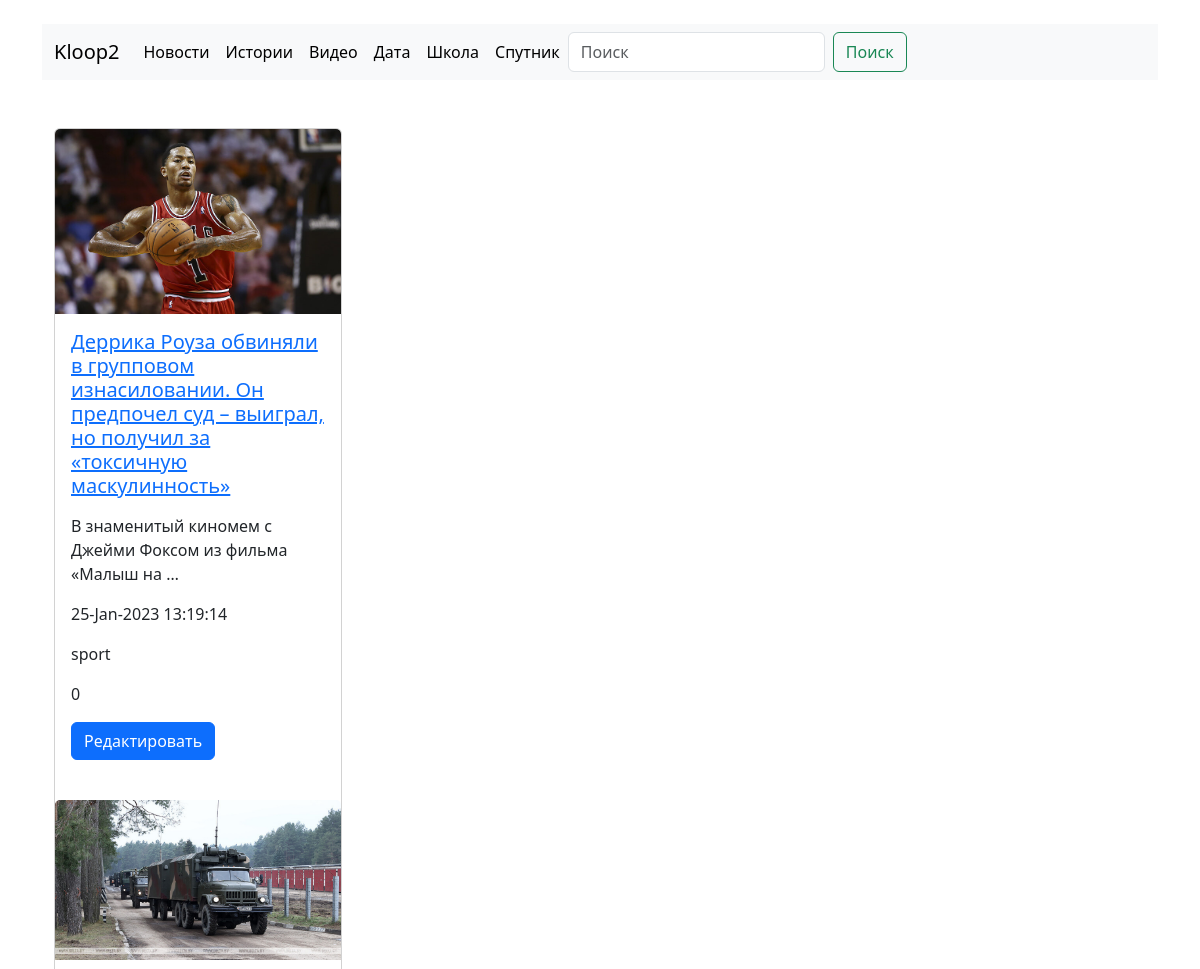
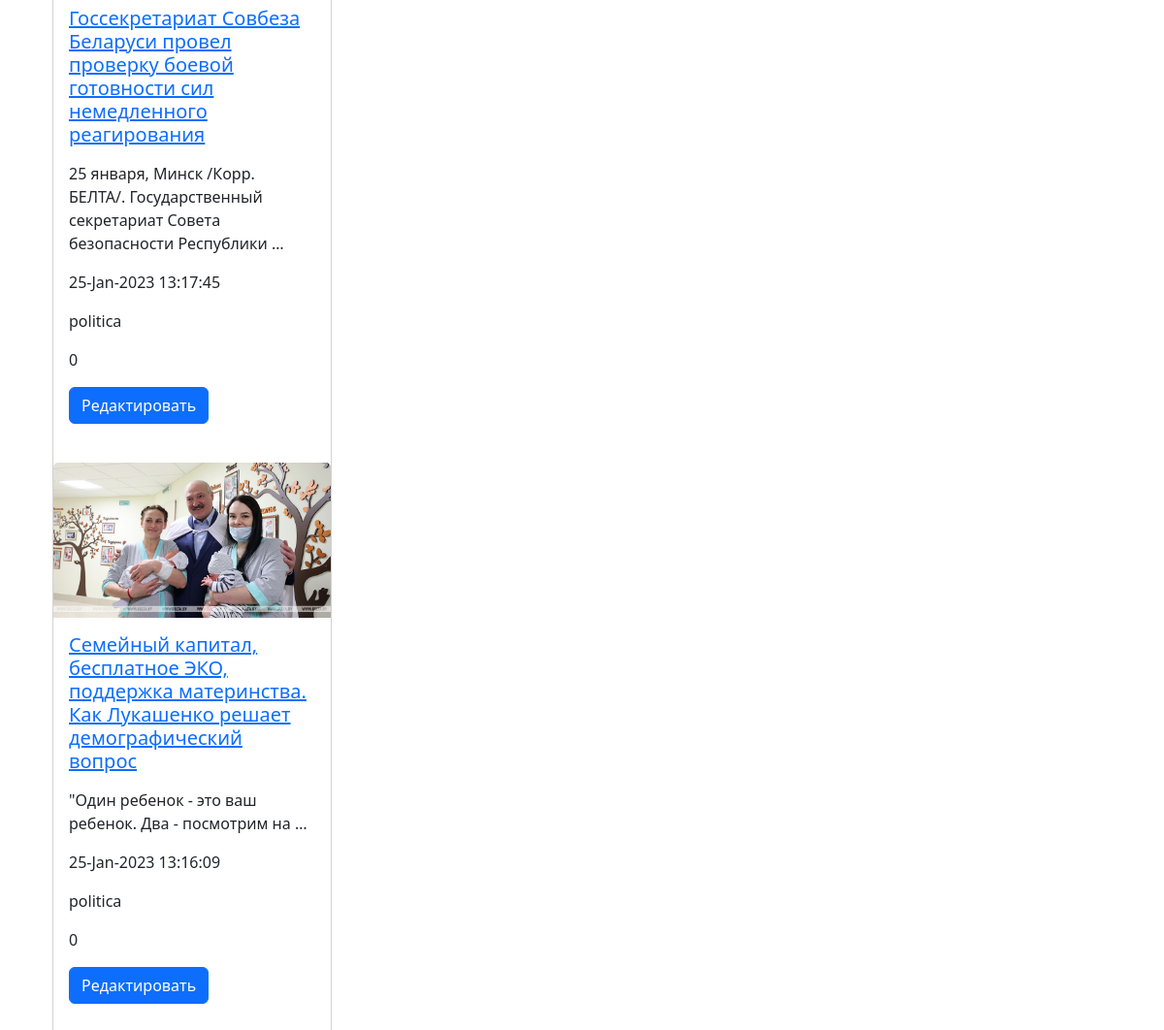
The page / on the database its author committed (2 pictures, top to bottom).
### blog/models.py (models this page shows, shortened)
class News(models.Model):
    class Meta:
        verbose_name = 'Новость'
        verbose_name_plural = 'Новости'
        ordering = ['-created']
    title = models.CharField(max_length=222, verbose_name='Заголовок')
    content = models.TextField(blank=True, verbose_name='Контент')
    created = models.DateTimeField(auto_now_add=True, verbose_name='Дата публикации')
    updated = models.DateTimeField(auto_now=True, verbose_name='Дата обновления')
    image = models.ImageField(upload_to='images/news/%Y/%m/%d/', verbose_name='Фото', blank=True)
    is_published = models.BooleanField(default=True, verbose_name='Опубликовано')
    views = models.IntegerField(default=0, verbose_name='Просмотры')
    category_id = models.ForeignKey('Category', on_delete=models.CASCADE, verbose_name='Категория')
    def get_absolute_url(self):
        return reverse('new_detail', kwargs={'pk': self.pk})

class Category(models.Model):
    class Meta:
        verbose_name = 'Категория'
        verbose_name_plural = 'Категоии'
        ordering = ['title']
    title = models.CharField(max_length=222, db_index=True, verbose_name='Наименование категории')
    def __str__(self):
        return self.title

### blog/views.py (the view)
# urls.py: path('', show_news, name='show_news'),
def show_news(request):
    all_news=News.objects.all()
    return render(request,'blog/show_news.html',{'all_news':all_news})

### blog/templates/blog/show_news.html
{% extends 'blog/base.html' %}
{% block content %}
<div class="container">
    <div class="card" style="width: 18rem;">
    {% for news in all_news %}
    {% if news.image %}
  <img src="{{ news.image.url }}" class="card-img-top" alt="...">
    {% else %}
    <img src="https://imgs.search.brave.com/JJBrb6riQSkLmBRNJLvGzBiaZiQQKgpXtf8AGYkvMU4/rs:fit:691:225:1/g:ce/aHR0cHM6Ly90c2Ux/Lm1tLmJpbmcubmV0/L3RoP2lkPU9JUC42/V1FwSkM1N25ueU93/VGZVb0lNcFJRSGFG/RiZwaWQ9QXBp" alt="" width="200">
    {% endif %}
  <div class="card-body">
      <a href="{{ news.get_absolute_url }}"><h5 class="card-title">{{ news.title }}</h5></a>
    <p class="card-text">{{ news.content|safe|linebreaks|truncatewords:10 }}</p>
    <p class="card-text">{{ news.created|date:"d-M-Y H:i:s" }}</p>
    <p class="card-text">{{ news.category_id }}</p>
    <p class="card-text">{{ news.views }}</p>
      <a href="#" class="btn btn-primary">Редактировать</a>
  </div>
       <br>
    {% endfor %}
</div>
</div>
{% endblock content %}

### blog/templates/blog/base.html (shortened to what this page needs)
<!DOCTYPE html>
<html lang="en">
<head>
    <link href="https://cdn.jsdelivr.net/npm/bootstrap@5.3.0-alpha1/dist/css/bootstrap.min.css" rel="stylesheet">
</head>
<body>
<br>
<div class="container">
    <nav class="navbar navbar-expand-lg bg-body-tertiary">
  <div class="container-fluid">
    <a class="navbar-brand" href="#">Kloop2</a>
    <div class="collapse navbar-collapse" id="navbarSupportedContent">
      <ul class="navbar-nav me-auto mb-2 mb-lg-0">
        <li class="nav-item">
          <a class="nav-link active" aria-current="page" href="#">Новости</a>
        </li>
          <li class="nav-item">
          <a class="nav-link active" aria-current="page" href="#">Истории</a>
        </li>
          <li class="nav-item">
          <a class="nav-link active" aria-current="page" href="#">Видео</a>
        </li>
          <li class="nav-item">
          <a class="nav-link active" aria-current="page" href="#">Дата</a>
        </li>
          <li class="nav-item">
          <a class="nav-link active" aria-current="page" href="#">Школа</a>
        </li>
          <li class="nav-item">
          <a class="nav-link active" aria-current="page" href="#">Спутник</a>
        </li>
      <form class="d-flex" role="search">
        <input class="form-control me-2" type="search" placeholder="Поиск" aria-label="Search">
        <button class="btn btn-outline-success" type="submit">Поиск</button>
      </form>
    </div>
  </div>
</nav>
</div>
<br>
<br>
<div class="container">
    {% block content %}
    {% endblock content %}
</div>
</body>
</html>

### rows shown on the page
News: image (picture), title "Деррика Роуза обвиняли в групповом изнасиловании. Он предпочел суд – выиграл, но получил за «токсичную маскулинность»", content "В знаменитый киномем с Джейми Фоксом из фильма «Малыш на …", created "25-Jan-2023 13:19:14", category_id "sport", views "0"
News: image (picture), title "Госсекретариат Совбеза Беларуси провел проверку боевой готовности сил немедленного реагирования", content "25 января, Минск /Корр. БЕЛТА/. Государственный секретариат Совета безопасности Республики …", created "25-Jan-2023 13:17:45", category_id "politica", views "0"
News: image (picture), title "Семейный капитал, бесплатное ЭКО, поддержка материнства. Как Лукашенко решает демографический вопрос", content "\"Один ребенок - это ваш ребенок. Два - посмотрим на …", created "25-Jan-2023 13:16:09", category_id "politica", views "0"
